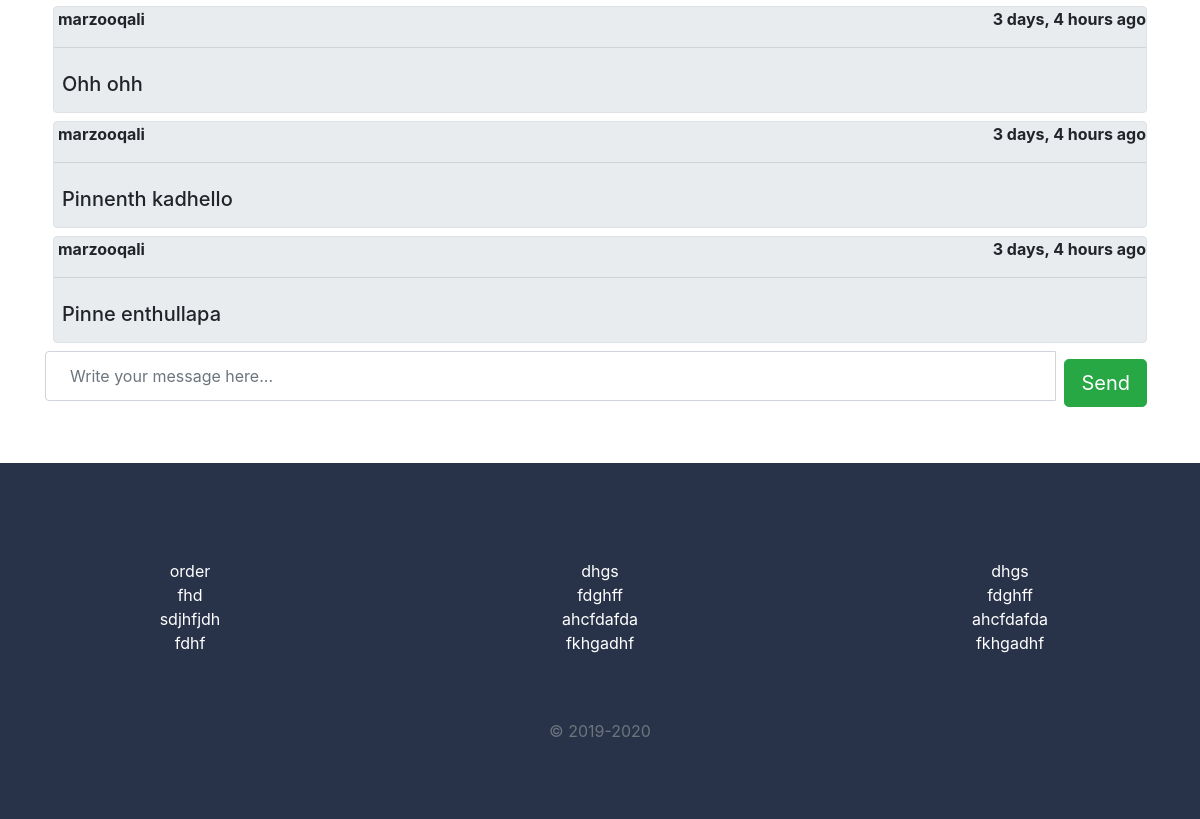
Page /application/15 (signed in, lower part) on the earlier database version.
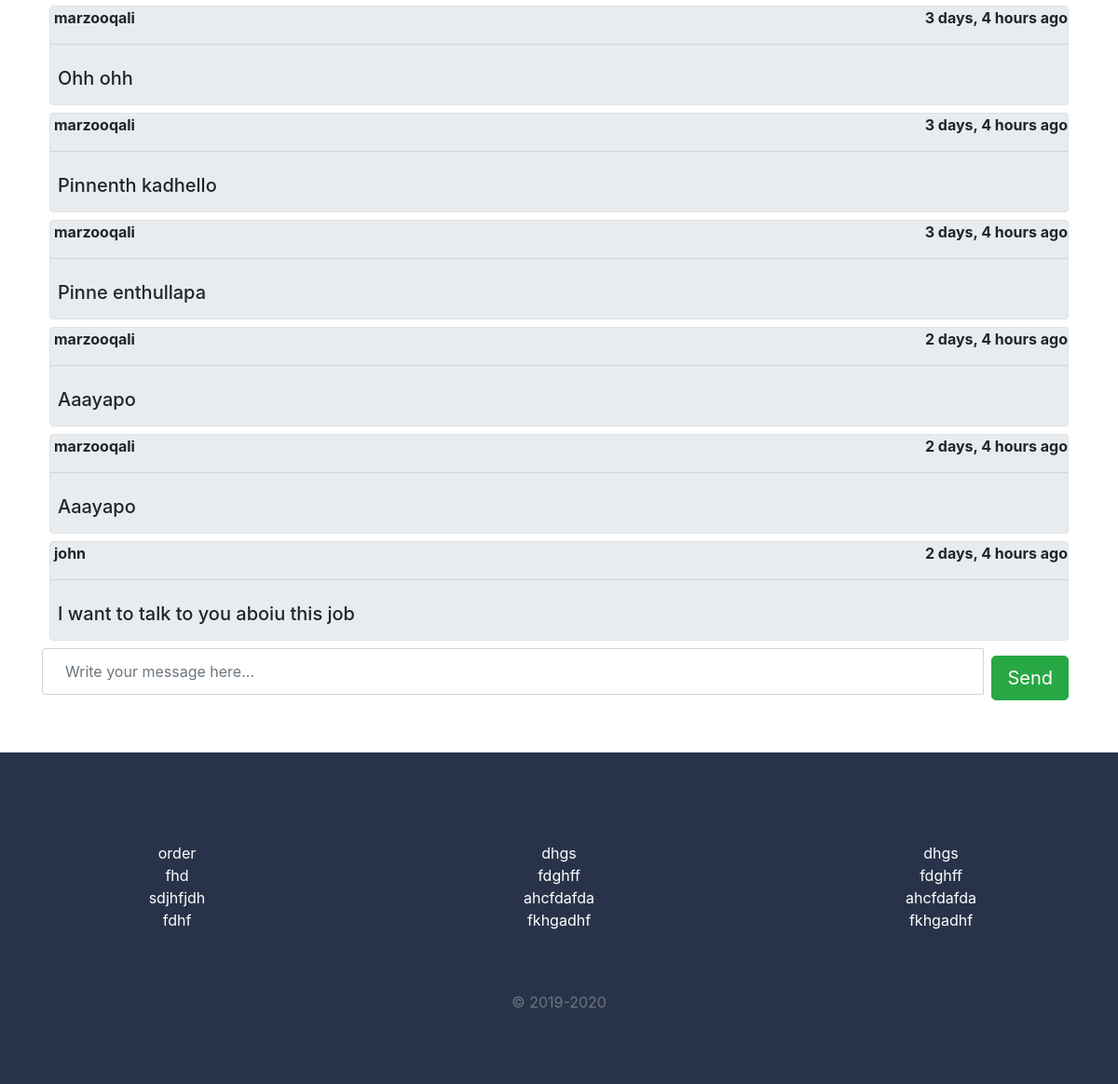
Same page on the later database version.
### home/models.py (models this page shows)
class ConversationMessage(models.Model):
    application = models.ForeignKey(Application,related_name='conversationmessages',on_delete=models.CASCADE)
    content=models.TextField()
    created_by = models.ForeignKey(User,related_name='conversationmessages', on_delete=models.CASCADE)
    created_at = models.DateTimeField(auto_now_add=True)
    class Meta:
        ordering=['created_at']

### home/views.py (the view, shortened to what this page needs)
# urls.py: path('application/<int:app_id>',views.view_application,name='view_application'),
@login_required
def view_application(request,app_id):
    if request.user.userprofile.is_employer:
        application = get_object_or_404(Application, pk= app_id, job__created_by= request.user)
    else:
        application = get_object_or_404(Application, pk= app_id, created_by= request.user)
    return render(request,'viewapplication.html',{'application':application})

### home/context_processors.py (called while the page is built)
def notification(request):
    if request.user.is_authenticated:
        return {'notifications':request.user.notifications.filter(is_read=False)}
    else:
        return {'notifications':[]}

### templates/viewapplication.html (shortened to what this page needs)
{% include 'navbar.html' %}
 <section class="site-section mt-0 ">
    <div class="container pb-5 ">
        {% for message in application.conversationmessages.all %}
         <div class="chat_ib border rounded  m-2 p-0 jumbotron  ">
                 <p class="font-weight-bold pl-1  pt-0 pb-0">{{message.created_by.username}} <span class="chat_date float-right pl-5">{{message.created_at|timesince}} ago </span></p>
             <hr>     <h5 class=" p-2" >{{message.content}}</h5>
                </div>
          {% empty %}
            <p class="text-center">Currently you don't have any messages </p>
        {% endfor %}
     <form method='POST'>{% csrf_token %}
    <div class="panel-footer">
                    <div class="input-group">
                        <input  type="textarea" name="content" id ="id_content "class=" p-4  mb-2 form-control input-lg chat_input " placeholder="Write your message here..." />
                        <span class="input-group-btn">
                        <button class="btn btn-success  m-2 btn-lg"  type="submit">Send</button>
                        </span>
                    </div>
                </div>
    </form>
  </section>
{% include 'footer.html' %}

### templates/navbar.html (shortened to what this page needs)
{% load static %}
<!DOCTYPE html>
<html lang="en">
<head>
    <link rel="stylesheet" href="https://stackpath.bootstrapcdn.com/bootstrap/4.5.2/css/bootstrap.min.css">
    <link rel="stylesheet" href="https://cdnjs.cloudflare.com/ajax/libs/font-awesome/4.7.0/css/font-awesome.min.css">
    <link rel="stylesheet" type="text/css" href="{% static '/css/main.css' %}">
</head>
<body>
</body>
</html>

### templates/footer.html (shortened to what this page needs)
  <div class="container-fluid footer col-12 ">
    <div class="row">
      <div class="column  col-sm-4 text-center text-white ">
        <ul class="list-unstyled ">
          <li>order</li>
          <li>fhd</li>
          <li>sdjhfjdh</li>
          <li>fdhf</li>
        </ul>
      </div>
      <div class="column col-sm-4  text-center text-white">
        <ul class="list-unstyled">
          <li>dhgs</li>
          <li>fdghff</li>
          <li>ahcfdafda</li>
          <li>fkhgadhf</li>
        </ul>
      </div>
      <div class="column col-sm-4  text-center text-white">
        <ul class="list-unstyled">
          <li>dhgs</li>
          <li>fdghff</li>
          <li>ahcfdafda</li>
          <li>fkhgadhf</li>
        </ul>
      </div>
    </div>
    <p class="mt-5 mb-3 text-muted text-center mt-0 text-white">&copy; 2019-2020</p>
  </div>

### static/css/main.css (style rules this page uses)
section.site-section { margin-top: 16%; }
div.footer { padding: 8% 0% 5% 0%; background-color: #28334aff; overflow-x: hidden; color: blanchedalmond; }
.btn-success { margin-bottom: 100px; }

### templates/footer.html (style rules this page uses)
div.footer { padding: 8% 0% 5% 0%; background-color: #28334aff; overflow-x: hidden; color: blanchedalmond; }

### templates/viewapplication.html (style rules this page uses)
body { background: -webkit-linear-gradient(left, #498b70, #458f4f); }
section { background:white; }

Differences in the rows shown:
added ConversationMessage: created_by.username "marzooqali", created_at "2 days, 4 hours", content "Aaayapo"
added ConversationMessage: created_by.username "marzooqali", created_at "2 days, 4 hours", content "Aaayapo"
added ConversationMessage: created_by.username "john", created_at "2 days, 4 hours", content "I want to talk to you aboiu this job"
